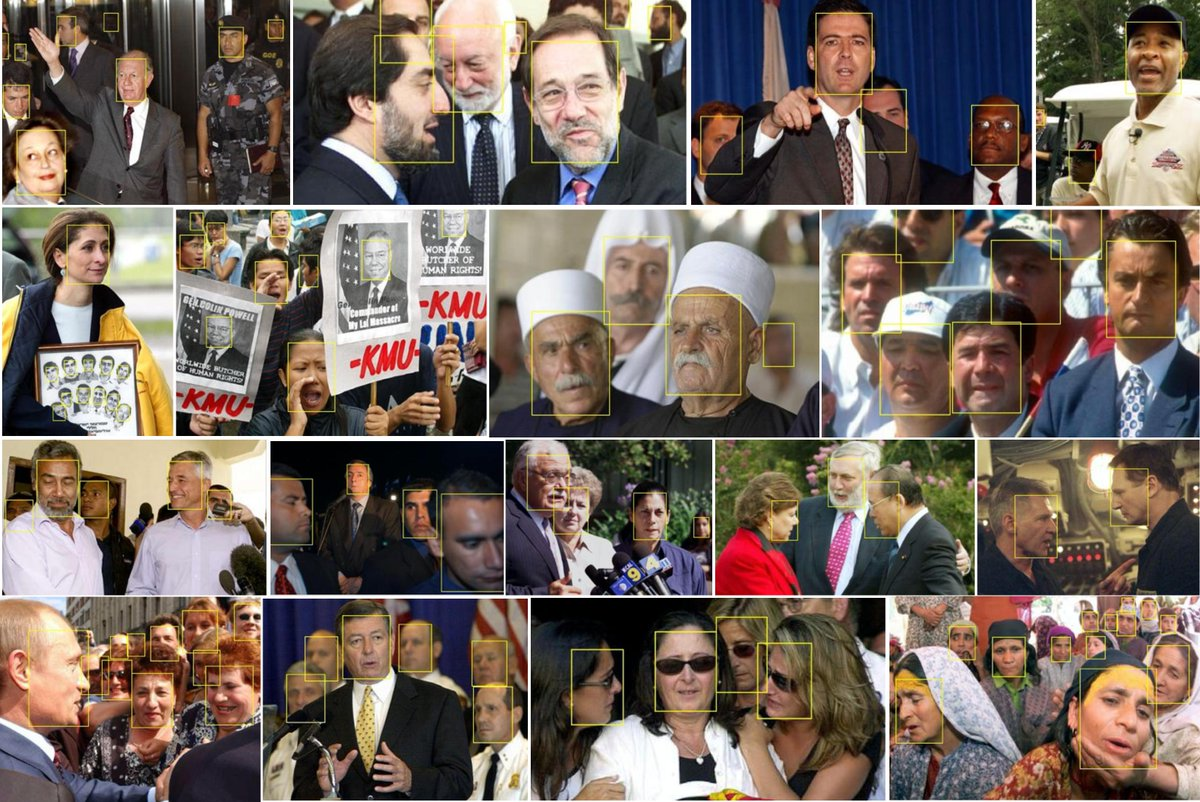
#> input picture cas3.jpg, 1200 x 802 px
$ python face.py
#> lines starting #> are read from the running program, lines starting #| are printed output that depends on the picture; after the words box and inside, x2 and y2 are one past the last pixel; in counts of white or black regions, pixels touching at a corner belong together
import cv2

face_cascade = cv2.CascadeClassifier("haarcascade_frontalface_default.xml")

img = cv2.imread("cas3.jpg")
#> img is the input picture: shape (802, 1200, 3); mean B, G, R 94.2, 103.6, 117.1

gray_img = cv2.cvtColor(img,cv2.COLOR_BGR2GRAY)
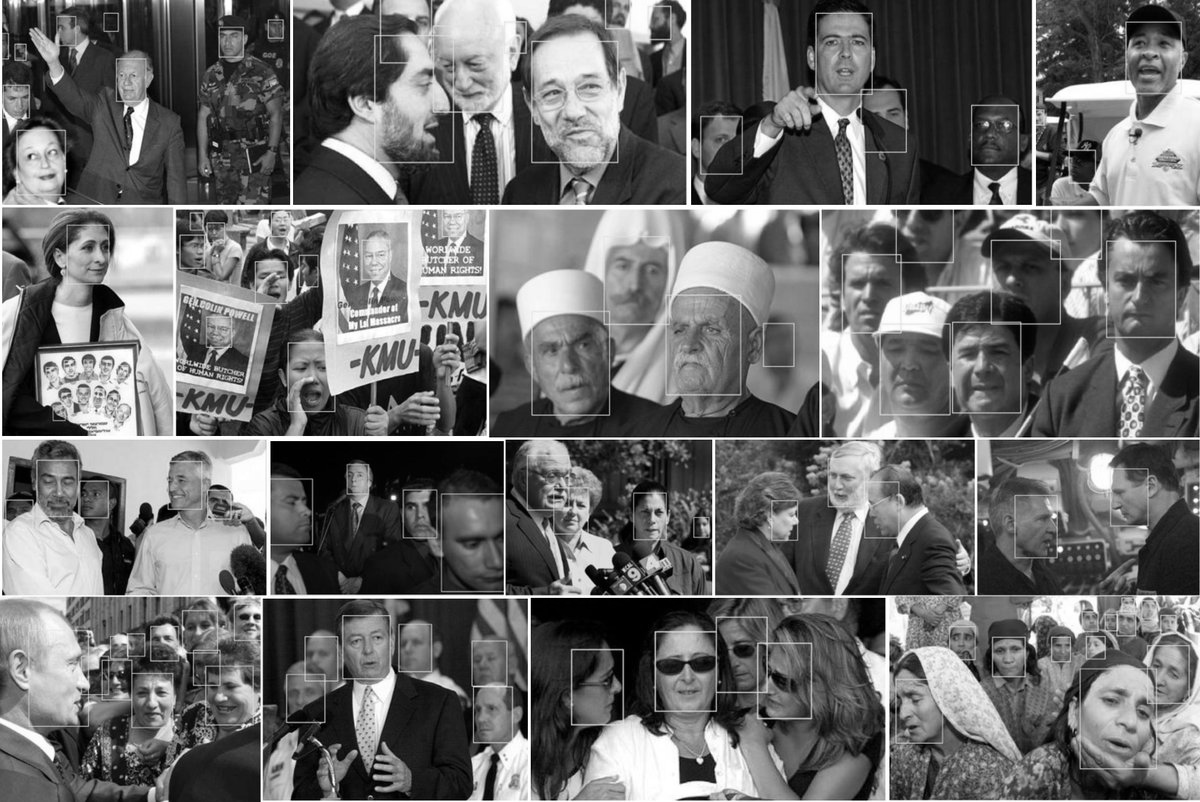
#> gray_img: shape (802, 1200); min 0, max 255, mean 106.5

faces = face_cascade.detectMultiScale(gray_img,
scaleFactor = 1.01,
minNeighbors=5)
#> faces = 64 rows, first 6: [215, 26, 28, 28], [111, 62, 36, 36], [4, 87, 30, 30], [438, 205, 30, 30], [358, 241, 36, 36], [202, 317, 29, 29]

for x, y, w, h in faces:
    img= cv2.rectangle(img,(x,y),(x+w,y+h),(0,255,0),3)
#> this loop made 64 passes
#> (x, y, w, h) on passes 1 to 12: (215, 26, 28, 28), (111, 62, 36, 36), (4, 87, 30, 30), (438, 205, 30, 30), (358, 241, 36, 36), (202, 317, 29, 29), (1078, 607, 26, 26), (1111, 608, 29, 29), (1048, 636, 28, 28), (341, 464, 30, 30), (146, 626, 33, 33), (269, 209, 27, 27)
#> pass 1, `img= cv2.rectangle(img,(x,y),(x+w,y+h),(0,255,0),3)`:
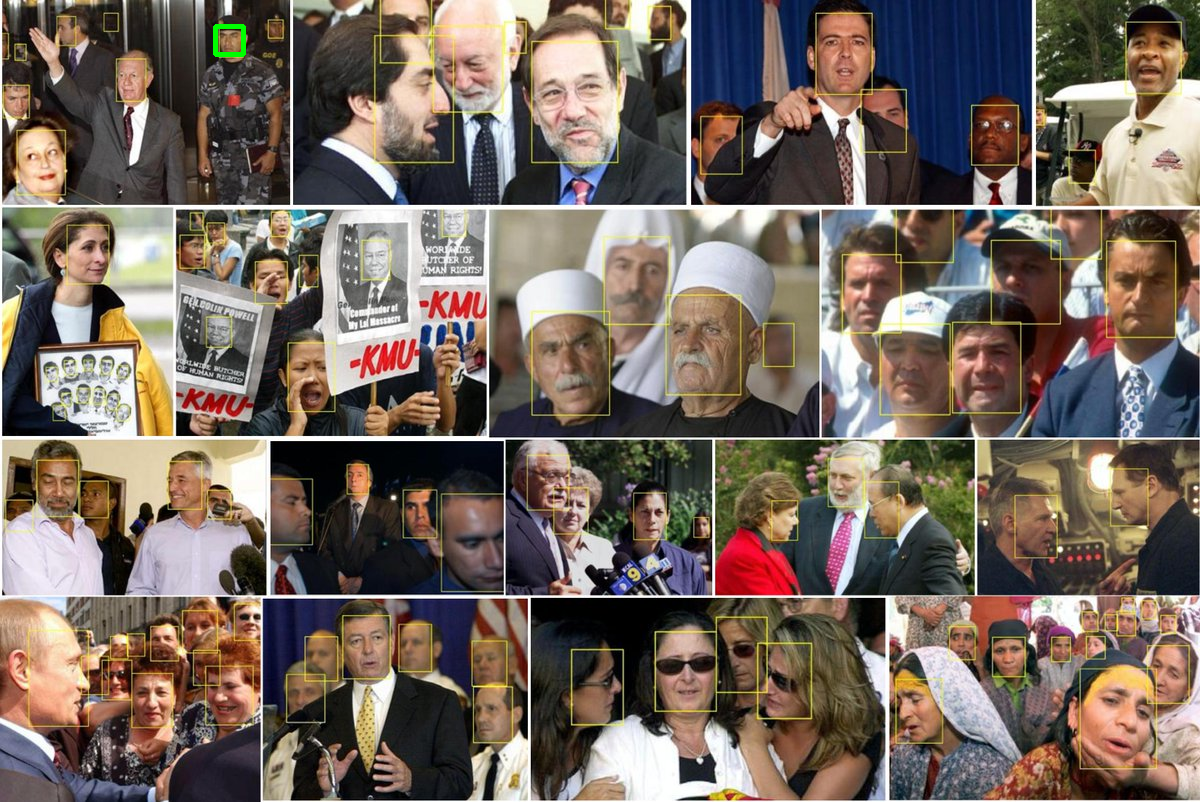
#> img: shape (802, 1200, 3); 0.06% of pixels changed, all inside (x1, y1, x2, y2) = (213, 24, 246, 57)
#> pass 3, `img= cv2.rectangle(img,(x,y),(x+w,y+h),(0,255,0),3)`:
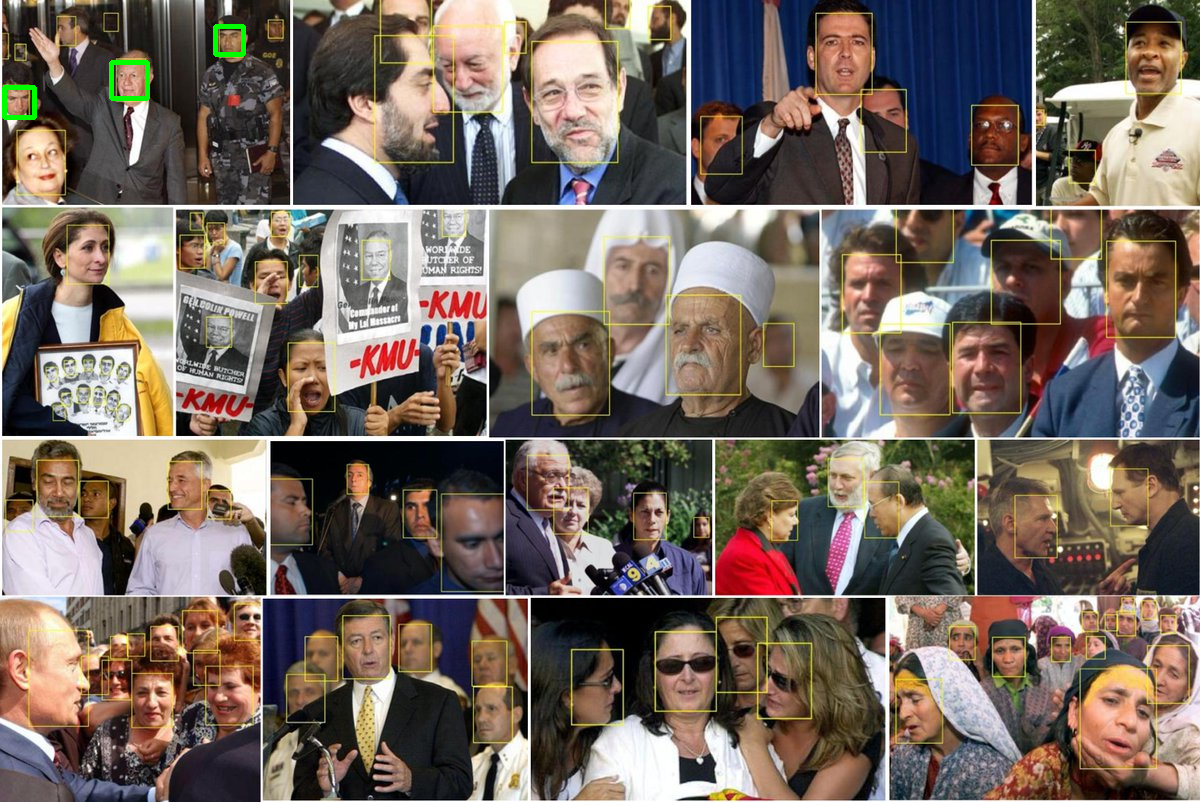
#> img: shape (802, 1200, 3); mean B, G, R 94.1, 103.9, 116.8
#> after the loop:
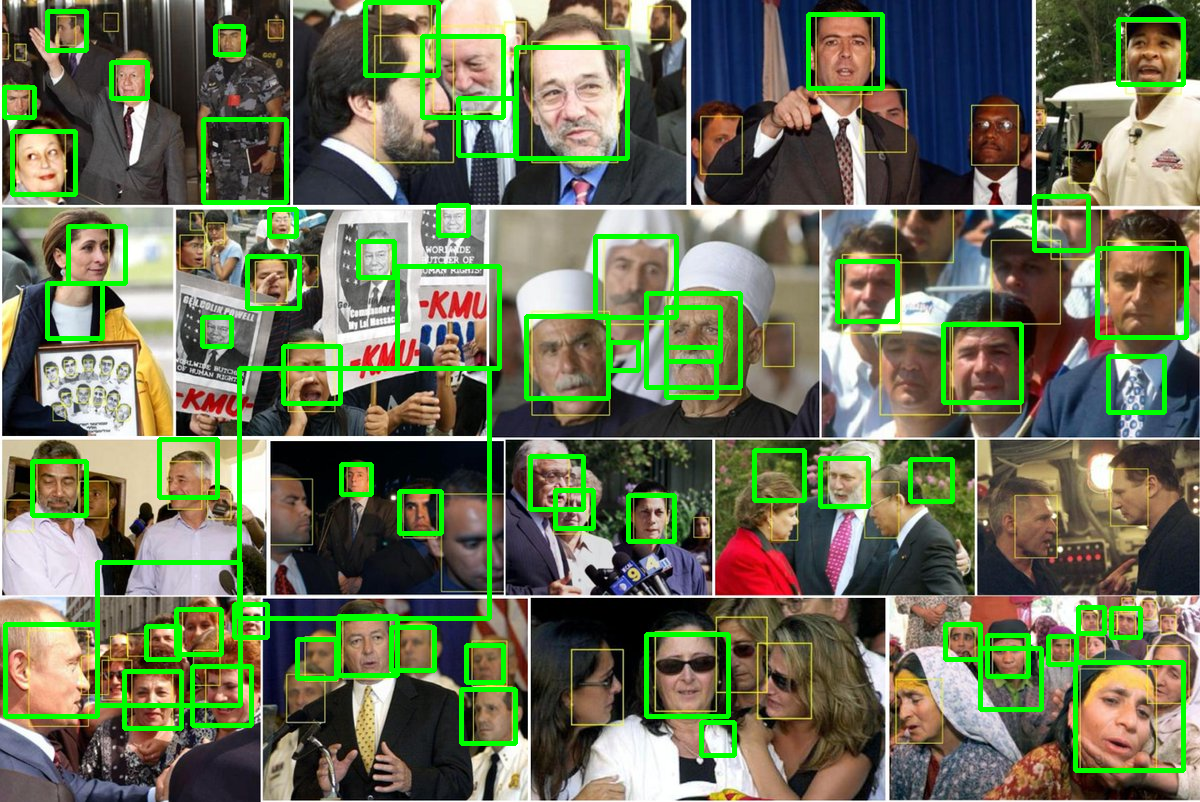
#> img: shape (802, 1200, 3); 7.22% of pixels changed, all inside (x1, y1, x2, y2) = (3, 0, 1189, 773)

#resized = cv2.resize(img,(int(img.shape[1]/3), int(img.shape[0]/3)))
cv2.imshow("Gray", img)
cv2.waitKey(10000)
cv2.destroyAllWindows()
